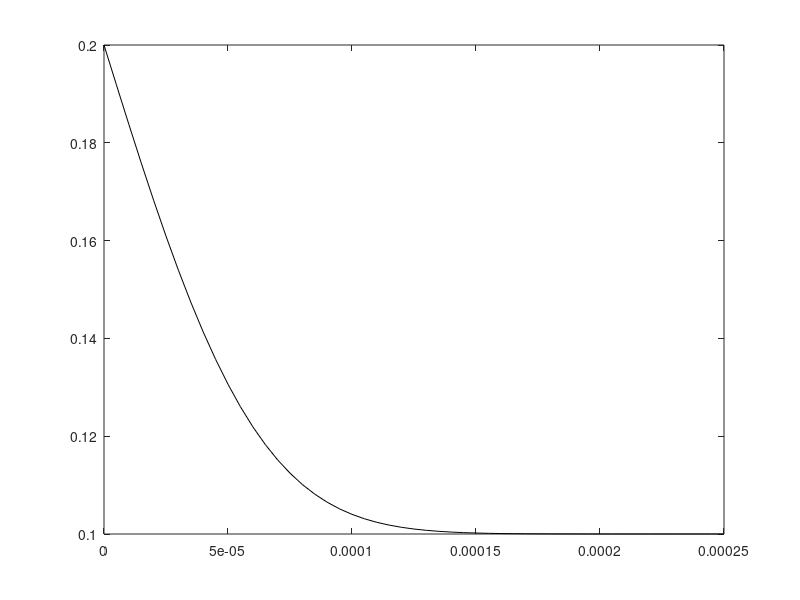

Recreate this plot in MATLAB.
clear; clc; close all;

D=4e-11; %확산계수
L=2.5e-4; % 전체 길이
Cs=0.2; % 표면농도
C0=0.1; %초기농도
dx=5.e-6;
dt=3e-1;
kk=D*dt/dx^2;
tm=100; % 최대 타임스텝
totalL=[0:dx:L];
xm=numel(totalL)
C=zeros(xm,tm);

% initial condition
for i=1:xm
    C(i,1)=C0;
end
C(1,1)=Cs;
%-------------------------------

%calculation
for t=1:tm
   % boundarary condition
   C(1,t)=Cs;
   C(xm,t)=C0;
    for x=2:xm-1
        C0=C(x,t);
        C1=C(x+1,t);
        C2=C(x-1,t);
        dc_dx=C1-2*C0+C2;
        C(x,t+1)=kk*dc_dx+C0;
   end 

end

plot(totalL,C(:,100),'k');